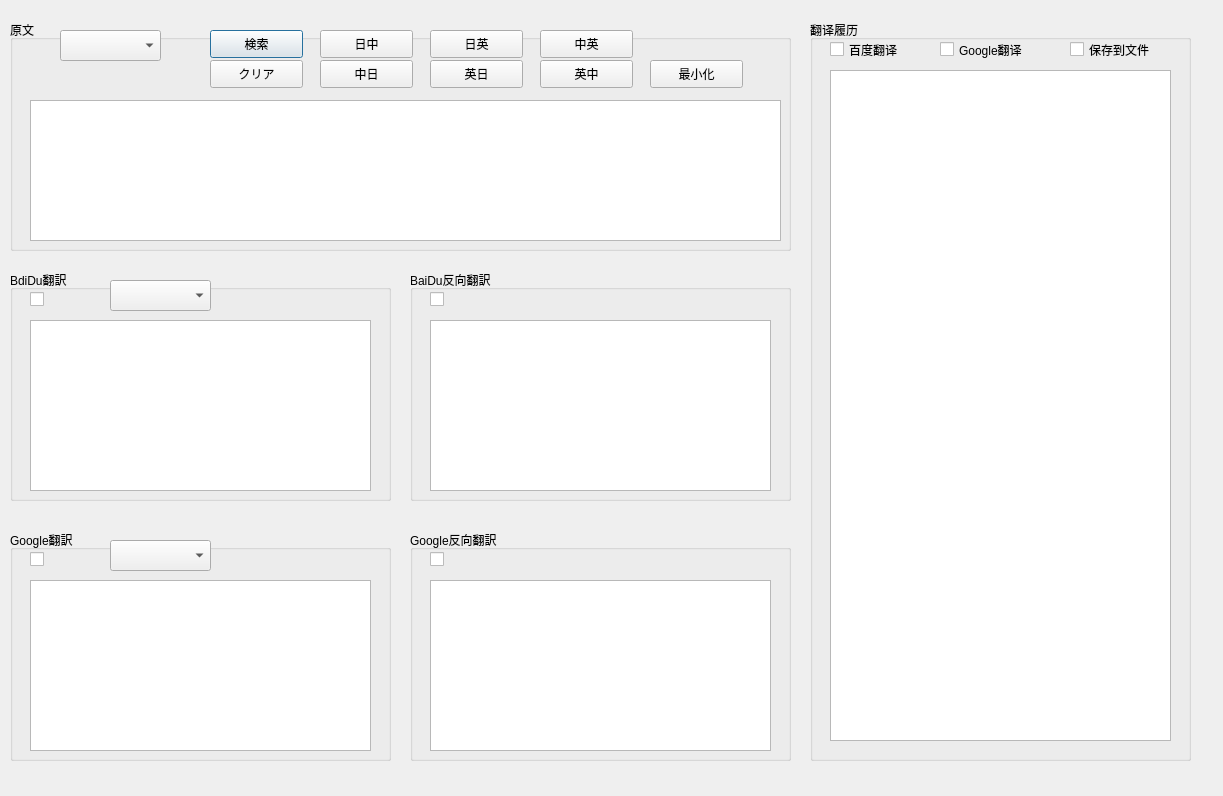
<?xml version="1.0" encoding="UTF-8"?>
<ui version="4.0">
 <class>Translate</class>
 <widget class="QDialog" name="Translate">
  <property name="geometry">
   <rect>
    <x>0</x>
    <y>0</y>
    <width>1223</width>
    <height>796</height>
   </rect>
  </property>
  <property name="windowTitle">
   <string>Translate</string>
  </property>
  <widget class="QGroupBox" name="groupBox_2">
   <property name="geometry">
    <rect>
     <x>10</x>
     <y>270</y>
     <width>381</width>
     <height>231</height>
    </rect>
   </property>
   <property name="title">
    <string>BdiDu翻訳</string>
   </property>
   <widget class="QTextEdit" name="translationText">
    <property name="geometry">
     <rect>
      <x>20</x>
      <y>50</y>
      <width>341</width>
      <height>171</height>
     </rect>
    </property>
   </widget>
   <widget class="QComboBox" name="translationBox">
    <property name="geometry">
     <rect>
      <x>100</x>
      <y>10</y>
      <width>101</width>
      <height>31</height>
     </rect>
    </property>
   </widget>
   <widget class="QCheckBox" name="baiduTranslationCheck">
    <property name="geometry">
     <rect>
      <x>20</x>
      <y>20</y>
      <width>16</width>
      <height>19</height>
     </rect>
    </property>
    <property name="text">
     <string/>
    </property>
   </widget>
  </widget>
  <widget class="QGroupBox" name="groupBox_3">
   <property name="geometry">
    <rect>
     <x>410</x>
     <y>270</y>
     <width>381</width>
     <height>231</height>
    </rect>
   </property>
   <property name="title">
    <string>BaiDu反向翻訳</string>
   </property>
   <widget class="QTextEdit" name="transToOriginalText">
    <property name="geometry">
     <rect>
      <x>20</x>
      <y>50</y>
      <width>341</width>
      <height>171</height>
     </rect>
    </property>
   </widget>
   <widget class="QCheckBox" name="baiduTranslationReCheck">
    <property name="geometry">
     <rect>
      <x>20</x>
      <y>20</y>
      <width>21</width>
      <height>19</height>
     </rect>
    </property>
    <property name="text">
     <string/>
    </property>
   </widget>
  </widget>
  <widget class="QGroupBox" name="groupBox_4">
   <property name="geometry">
    <rect>
     <x>10</x>
     <y>530</y>
     <width>381</width>
     <height>231</height>
    </rect>
   </property>
   <property name="title">
    <string>Google翻訳</string>
   </property>
   <widget class="QTextEdit" name="translationText_2">
    <property name="geometry">
     <rect>
      <x>20</x>
      <y>50</y>
      <width>341</width>
      <height>171</height>
     </rect>
    </property>
   </widget>
   <widget class="QComboBox" name="translationBox_2">
    <property name="geometry">
     <rect>
      <x>100</x>
      <y>10</y>
      <width>101</width>
      <height>31</height>
     </rect>
    </property>
   </widget>
   <widget class="QCheckBox" name="googleTranslationCheck">
    <property name="geometry">
     <rect>
      <x>20</x>
      <y>20</y>
      <width>21</width>
      <height>19</height>
     </rect>
    </property>
    <property name="text">
     <string/>
    </property>
   </widget>
  </widget>
  <widget class="QGroupBox" name="groupBox_5">
   <property name="geometry">
    <rect>
     <x>410</x>
     <y>530</y>
     <width>381</width>
     <height>231</height>
    </rect>
   </property>
   <property name="title">
    <string>Google反向翻訳</string>
   </property>
   <widget class="QTextEdit" name="transToOriginalText_2">
    <property name="geometry">
     <rect>
      <x>20</x>
      <y>50</y>
      <width>341</width>
      <height>171</height>
     </rect>
    </property>
   </widget>
   <widget class="QCheckBox" name="googleTranslationReCheck">
    <property name="geometry">
     <rect>
      <x>20</x>
      <y>20</y>
      <width>21</width>
      <height>19</height>
     </rect>
    </property>
    <property name="text">
     <string/>
    </property>
   </widget>
  </widget>
  <widget class="QGroupBox" name="groupBox">
   <property name="geometry">
    <rect>
     <x>10</x>
     <y>20</y>
     <width>781</width>
     <height>231</height>
    </rect>
   </property>
   <property name="title">
    <string>原文</string>
   </property>
   <widget class="QComboBox" name="originalBox">
    <property name="geometry">
     <rect>
      <x>50</x>
      <y>10</y>
      <width>101</width>
      <height>31</height>
     </rect>
    </property>
   </widget>
   <widget class="QTextEdit" name="originalText">
    <property name="geometry">
     <rect>
      <x>20</x>
      <y>80</y>
      <width>751</width>
      <height>141</height>
     </rect>
    </property>
    <property name="locale">
     <locale language="Chinese" country="China"/>
    </property>
   </widget>
   <widget class="QPushButton" name="queryBtn">
    <property name="geometry">
     <rect>
      <x>200</x>
      <y>10</y>
      <width>93</width>
      <height>28</height>
     </rect>
    </property>
    <property name="text">
     <string>検索</string>
    </property>
    <property name="shortcut">
     <string>Ctrl+Return</string>
    </property>
   </widget>
   <widget class="QPushButton" name="queryBtnJTOC">
    <property name="geometry">
     <rect>
      <x>310</x>
      <y>10</y>
      <width>93</width>
      <height>28</height>
     </rect>
    </property>
    <property name="text">
     <string>日中</string>
    </property>
    <property name="shortcut">
     <string>Ctrl+3</string>
    </property>
   </widget>
   <widget class="QPushButton" name="minBtn">
    <property name="geometry">
     <rect>
      <x>640</x>
      <y>40</y>
      <width>93</width>
      <height>28</height>
     </rect>
    </property>
    <property name="text">
     <string>最小化</string>
    </property>
    <property name="shortcut">
     <string>Ctrl+2</string>
    </property>
   </widget>
   <widget class="QPushButton" name="clearBtn">
    <property name="geometry">
     <rect>
      <x>200</x>
      <y>40</y>
      <width>93</width>
      <height>28</height>
     </rect>
    </property>
    <property name="text">
     <string>クリア</string>
    </property>
    <property name="shortcut">
     <string>Ctrl+1</string>
    </property>
   </widget>
   <widget class="QPushButton" name="queryBtnCTOJ">
    <property name="geometry">
     <rect>
      <x>310</x>
      <y>40</y>
      <width>93</width>
      <height>28</height>
     </rect>
    </property>
    <property name="text">
     <string>中日</string>
    </property>
    <property name="shortcut">
     <string>Alt+4</string>
    </property>
   </widget>
   <widget class="QPushButton" name="queryBtnJTOE">
    <property name="geometry">
     <rect>
      <x>420</x>
      <y>10</y>
      <width>93</width>
      <height>28</height>
     </rect>
    </property>
    <property name="text">
     <string>日英</string>
    </property>
   </widget>
   <widget class="QPushButton" name="queryBtnETOJ">
    <property name="geometry">
     <rect>
      <x>420</x>
      <y>40</y>
      <width>93</width>
      <height>28</height>
     </rect>
    </property>
    <property name="text">
     <string>英日</string>
    </property>
   </widget>
   <widget class="QPushButton" name="queryBtnCTOE">
    <property name="geometry">
     <rect>
      <x>530</x>
      <y>10</y>
      <width>93</width>
      <height>28</height>
     </rect>
    </property>
    <property name="text">
     <string>中英</string>
    </property>
   </widget>
   <widget class="QPushButton" name="queryBtnETOC">
    <property name="geometry">
     <rect>
      <x>530</x>
      <y>40</y>
      <width>93</width>
      <height>28</height>
     </rect>
    </property>
    <property name="text">
     <string>英中</string>
    </property>
   </widget>
  </widget>
  <widget class="QGroupBox" name="groupBox_6">
   <property name="geometry">
    <rect>
     <x>810</x>
     <y>20</y>
     <width>381</width>
     <height>741</height>
    </rect>
   </property>
   <property name="title">
    <string>翻译履历</string>
   </property>
   <widget class="QTextEdit" name="resume">
    <property name="geometry">
     <rect>
      <x>20</x>
      <y>50</y>
      <width>341</width>
      <height>671</height>
     </rect>
    </property>
   </widget>
   <widget class="QCheckBox" name="resumeBaidu">
    <property name="geometry">
     <rect>
      <x>20</x>
      <y>20</y>
      <width>91</width>
      <height>19</height>
     </rect>
    </property>
    <property name="text">
     <string>百度翻译</string>
    </property>
   </widget>
   <widget class="QCheckBox" name="resumeGoogle">
    <property name="geometry">
     <rect>
      <x>130</x>
      <y>20</y>
      <width>101</width>
      <height>19</height>
     </rect>
    </property>
    <property name="text">
     <string>Google翻译</string>
    </property>
   </widget>
   <widget class="QCheckBox" name="savefile">
    <property name="geometry">
     <rect>
      <x>260</x>
      <y>20</y>
      <width>101</width>
      <height>19</height>
     </rect>
    </property>
    <property name="text">
     <string>保存到文件</string>
    </property>
   </widget>
  </widget>
 </widget>
 <resources/>
 <connections>
  <connection>
   <sender>queryBtn</sender>
   <signal>clicked()</signal>
   <receiver>Translate</receiver>
   <slot>accept()</slot>
   <hints>
    <hint type="sourcelabel">
     <x>76</x>
     <y>183</y>
    </hint>
    <hint type="destinationlabel">
     <x>559</x>
     <y>413</y>
    </hint>
   </hints>
  </connection>
  <connection>
   <sender>clearBtn</sender>
   <signal>clicked()</signal>
   <receiver>Translate</receiver>
   <slot>accept()</slot>
   <hints>
    <hint type="sourcelabel">
     <x>376</x>
     <y>43</y>
    </hint>
    <hint type="destinationlabel">
     <x>554</x>
     <y>413</y>
    </hint>
   </hints>
  </connection>
  <connection>
   <sender>minBtn</sender>
   <signal>clicked()</signal>
   <receiver>Translate</receiver>
   <slot>accept()</slot>
   <hints>
    <hint type="sourcelabel">
     <x>486</x>
     <y>43</y>
    </hint>
    <hint type="destinationlabel">
     <x>554</x>
     <y>413</y>
    </hint>
   </hints>
  </connection>
  <connection>
   <sender>queryBtnJTOC</sender>
   <signal>clicked()</signal>
   <receiver>Translate</receiver>
   <slot>accept()</slot>
   <hints>
    <hint type="sourcelabel">
     <x>366</x>
     <y>43</y>
    </hint>
    <hint type="destinationlabel">
     <x>554</x>
     <y>413</y>
    </hint>
   </hints>
  </connection>
  <connection>
   <sender>queryBtnCTOJ</sender>
   <signal>clicked()</signal>
   <receiver>Translate</receiver>
   <slot>accept()</slot>
   <hints>
    <hint type="sourcelabel">
     <x>476</x>
     <y>43</y>
    </hint>
    <hint type="destinationlabel">
     <x>554</x>
     <y>413</y>
    </hint>
   </hints>
  </connection>
  <connection>
   <sender>queryBtnJTOE</sender>
   <signal>clicked()</signal>
   <receiver>Translate</receiver>
   <slot>accept()</slot>
   <hints>
    <hint type="sourcelabel">
     <x>476</x>
     <y>43</y>
    </hint>
    <hint type="destinationlabel">
     <x>611</x>
     <y>397</y>
    </hint>
   </hints>
  </connection>
  <connection>
   <sender>queryBtnCTOE</sender>
   <signal>clicked()</signal>
   <receiver>Translate</receiver>
   <slot>accept()</slot>
   <hints>
    <hint type="sourcelabel">
     <x>586</x>
     <y>43</y>
    </hint>
    <hint type="destinationlabel">
     <x>611</x>
     <y>397</y>
    </hint>
   </hints>
  </connection>
  <connection>
   <sender>queryBtnETOC</sender>
   <signal>clicked()</signal>
   <receiver>Translate</receiver>
   <slot>accept()</slot>
   <hints>
    <hint type="sourcelabel">
     <x>586</x>
     <y>73</y>
    </hint>
    <hint type="destinationlabel">
     <x>611</x>
     <y>397</y>
    </hint>
   </hints>
  </connection>
  <connection>
   <sender>queryBtnETOJ</sender>
   <signal>clicked()</signal>
   <receiver>Translate</receiver>
   <slot>accept()</slot>
   <hints>
    <hint type="sourcelabel">
     <x>476</x>
     <y>73</y>
    </hint>
    <hint type="destinationlabel">
     <x>611</x>
     <y>397</y>
    </hint>
   </hints>
  </connection>
 </connections>
</ui>
